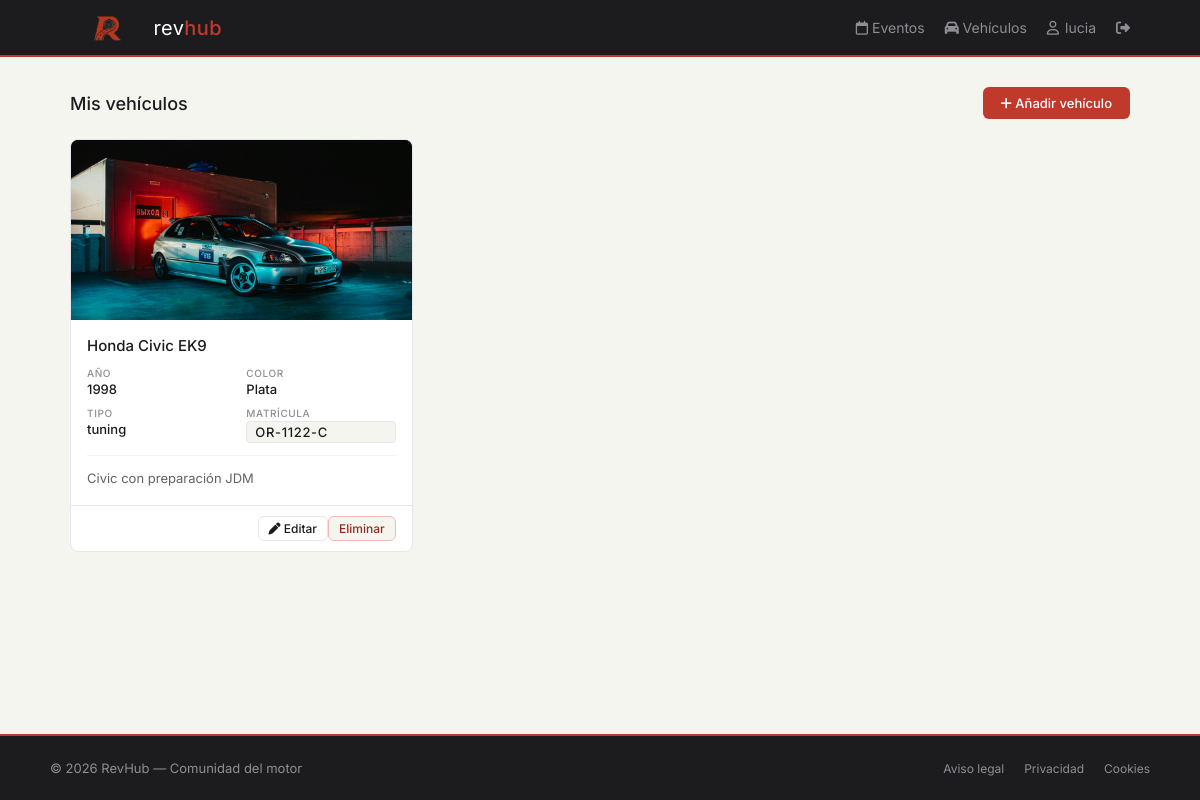
Screenshot of /vehiculos.php (signed in) with the database file from the repository.
### tables this page shows
CREATE TABLE vehiculos (
  id_vehiculo   INT AUTO_INCREMENT PRIMARY KEY,
  id_usuario    INT          NOT NULL,
  marca         VARCHAR(100) NOT NULL,
  modelo        VARCHAR(100) NOT NULL,
  anio          YEAR         NOT NULL,
  color         VARCHAR(50)  NOT NULL,
  tipo_vehiculo VARCHAR(100)  NOT NULL,
  matricula     VARCHAR(20)  NOT NULL UNIQUE,
  descripcion   TEXT,
  modificaciones TEXT,
  imagen        VARCHAR(255),
  FOREIGN KEY (id_usuario) REFERENCES usuarios(id_usuario)
);

### vehiculos.php (the view, shortened to what this page needs)
<?php
include 'includes/cabecera.php';
include 'php/conexion.php';
$id_usuario = $_SESSION['usuario'];
$vehiculos = mysqli_query($conexion,
    "SELECT * FROM vehiculos WHERE id_usuario = $id_usuario ORDER BY marca ASC"
);
?>
<main>
    <div class="contenedor">
        <div class="seccion-header">
            <h2 class="pagina-titulo">Mis vehículos</h2>
            <button class="btn" onclick="abrirModal('modal-añadir-vehiculo')">
                <i class="fa-solid fa-plus"></i> Añadir vehículo
            </button>
        </div>
        <?php if (mysqli_num_rows($vehiculos) > 0): ?>
            <div class="vehiculos-grid">
                <?php while ($v = mysqli_fetch_assoc($vehiculos)): ?>
                <div class="tarjeta-vehiculo">
                    <div class="vehiculo-cabecera">
                        <?php if ($v['imagen']): ?>
                            <img src="/revhub/img/vehiculos/<?= htmlspecialchars($v['imagen']) ?>"
                                 alt="<?= htmlspecialchars($v['marca']) ?> <?= htmlspecialchars($v['modelo']) ?>">
                        <?php else: ?>
                            <i class="fa-solid fa-car"></i>
                        <?php endif; ?>
                    </div>
                    <div class="vehiculo-cuerpo">
                        <h3><?= htmlspecialchars($v['marca']) ?> <?= htmlspecialchars($v['modelo']) ?></h3>
                        <div class="vehiculo-datos">
                            <div class="vehiculo-dato">
                                <span>Año</span>
                                <span><?= htmlspecialchars($v['anio']) ?></span>
                            </div>
                            <div class="vehiculo-dato">
                                <span>Color</span>
                                <span><?= htmlspecialchars($v['color']) ?></span>
                            </div>
                            <div class="vehiculo-dato">
                                <span>Tipo</span>
                                <span><?= htmlspecialchars($v['tipo_vehiculo']) ?></span>
                            </div>
                            <div class="vehiculo-dato">
                                <span>Matrícula</span>
                                <span class="vehiculo-matricula"><?= htmlspecialchars($v['matricula']) ?></span>
                            </div>
                        </div>
                        <?php if ($v['descripcion']): ?>
                            <p class="vehiculo-descripcion"><?= htmlspecialchars($v['descripcion']) ?></p>
                        <?php endif; ?>
                    </div>
                    <div class="vehiculo-pie">
                        <a href="/revhub/vehiculos.php?editar=<?= $v['id_vehiculo'] ?>"
                           class="btn-secundario btn-sm">
                            <i class="fa-solid fa-pen"></i> Editar
                        </a>
                        <a href="/revhub/vehiculos.php?eliminar=<?= $v['id_vehiculo'] ?>"
                           class="btn-peligro btn-sm"
                           onclick="return confirm('¿Eliminar este vehículo?')">
                            Eliminar
                        </a>
                    </div>
                </div>
                <?php endwhile; ?>
            </div>
        <?php else: ?>
            <p class="sin-resultados">No tienes vehículos registrados todavía.</p>
        <?php endif; ?>
    </div>
</main>
<?php include 'includes/pie.php'; ?>

### css/style.css (style rules this page uses)
* { margin: 0; padding: 0; box-sizing: border-box; }
body { font-family: 'Inter', Arial, sans-serif; font-size: 14px; background: #F5F5F0; color: #1C1C1E; min-height: 100vh; display: flex; flex-direction: column; overflow-x: hidden; }
a { text-decoration: none; color: inherit; }
img { max-width: 100%; display: block; }
main { flex: 1; }
.btn { display: inline-block; background: #C0392B; color: #fff; padding: 8px 18px; border-radius: 6px; font-size: 13px; font-family: 'Inter', Arial, sans-serif; font-weight: 500; border: none; cursor: pointer; }
.btn-secundario { display: inline-block; background: transparent; color: #1C1C1E; padding: 8px 18px; border-radius: 6px; font-size: 13px; font-family: 'Inter', Arial, sans-serif; font-weight: 500; border: 1px solid #E5E5EA; cursor: pointer; }
.btn-peligro { display: inline-block; background: #F5F5F0; color: #922B21; padding: 8px 18px; border-radius: 6px; font-size: 13px; font-family: 'Inter', Arial, sans-serif; font-weight: 500; border: 1px solid #F5B7B1; cursor: pointer; }
.contenedor { max-width: 1100px; margin: 0 auto; padding: 30px 20px; }
.seccion-header { display: flex; justify-content: space-between; align-items: center; margin-bottom: 20px; }
.seccion-header h2 { font-size: 18px; font-weight: 500; }
.pagina-titulo { font-size: 20px; font-weight: 500; margin-bottom: 0; }
.vehiculos-grid { display: grid; grid-template-columns: repeat(3, 1fr); gap: 16px; }
.tarjeta-vehiculo { background: #fff; border: 1px solid #E5E5EA; border-radius: 8px; overflow: hidden; }
.vehiculo-cabecera { width: 100%; height: 180px; background: #2C2C2E; display: flex; align-items: center; justify-content: center; overflow: hidden; }
.vehiculo-cabecera img { width: 100%; height: 100%; object-fit: cover; }
.vehiculo-cuerpo { padding: 16px; }
.vehiculo-cuerpo h3 { font-size: 15px; font-weight: 500; margin-bottom: 12px; }
.vehiculo-datos { display: grid; grid-template-columns: 1fr 1fr; gap: 10px; margin-bottom: 12px; }
.vehiculo-dato { display: flex; flex-direction: column; gap: 2px; }
.vehiculo-dato span:first-child { font-size: 10px; font-weight: 500; color: #8E8E93; text-transform: uppercase; letter-spacing: 0.06em; }
.vehiculo-dato span:last-child { font-size: 13px; color: #1C1C1E; font-weight: 500; }
.vehiculo-matricula { font-size: 12px; font-weight: 500; color: #1C1C1E; background: #F5F5F0; padding: 2px 8px; border-radius: 4px; border: 1px solid #E5E5EA; letter-spacing: 0.05em; }
.vehiculo-descripcion { font-size: 13px; color: #636366; line-height: 1.6; padding-top: 12px; border-top: 1px solid #F2F2F7; margin-top: 8px; }
.vehiculo-pie { padding: 10px 16px; border-top: 1px solid #E5E5EA; display: flex; justify-content: flex-end; }
.btn-sm { padding: 4px 10px; font-size: 12px; }

### rows the page displays
vehiculos: imagen (picture), marca "Honda", modelo "Civic EK9", anio "1998", color "Plata", tipo_vehiculo "tuning", matricula "OR-1122-C", descripcion "Civic con preparación JDM"

### other values shown
$_SESSION['username'] "lucia"
